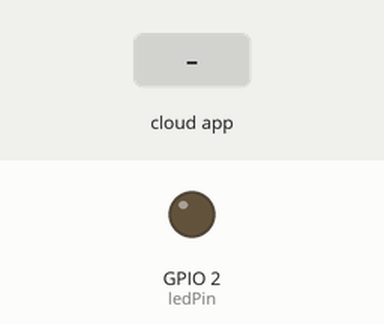
Simulated run of this sketch. Board: ESP32. On the bench: output pins drawn as LEDs (lit = HIGH). Inputs (shaded band) come from the test bench. WiFi joins after 1.5 s; servers stay silent unless stated; no MQTT or app messages arrive unless stated; what the sketch prints to the serial monitor is not drawn.

Above: at 2.7 s.
2.8 s: the phone or cloud app sets CON to ON
At 4.0 s:
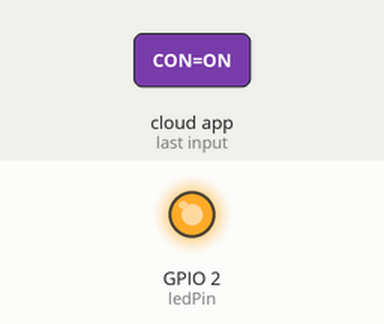
Timing chart, 0 to 5.8 s (numbered marks = the images above; inputs shaded):
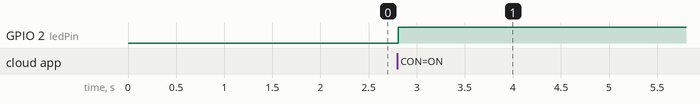

The sketch:

Adafruit_MQTT.ino
```cpp
#include <WiFi.h>
#include "Adafruit_MQTT.h" //安裝Adafruit MQTT
#include "Adafruit_MQTT_Client.h"
/**** WiFi Access Point ***************/
#define WLAN_SSID       "jumboap"
#define WLAN_PASS       "0953313123"
// ******** Adafruit.io Setup ******************/
#define AIO_SERVER      "io.adafruit.com"
#define AIO_SERVERPORT  1883
#define AIO_USERNAME    "jumbokh"
#define AIO_KEY         "aio_UUJU07swPCCzW0Pg7Ak0OkZ3vsB0"
// Create an ESP32 WiFiClient class to connect to the MQTT server.
WiFiClient client;
// Setup the MQTT client class by passing in the WiFi client
// and MQTT server and login details.
Adafruit_MQTT_Client mqtt(&client, AIO_SERVER, AIO_SERVERPORT, AIO_USERNAME, AIO_KEY);
/****************************** Feeds ***************************************/
//Publish.
// Notice MQTT paths for AIO follow the form: username /feeds/ feedname;
//Adafruit_MQTT_Publish touch_sensor = Adafruit_MQTT_Publish(&mqtt, AIO_USERNAME "/feeds/touch_sensor");
//Subscribe
// 訂閱 'CON' for subscribing to changes.
Adafruit_MQTT_Subscribe LED_Control = Adafruit_MQTT_Subscribe(&mqtt, AIO_USERNAME "/feeds/CON");
/*************************** Sketch Code ************************************/
void MQTT_connect();
uint8_t ledPin = 2;
uint16_t potAdcValue = 0;

void setup() {
  // put your setup code here, to run once:
  Serial.begin(115200);
  delay(10);
  pinMode(ledPin,OUTPUT);

  Serial.println(F("Adafruit MQTT demo"));
  // Connect to WiFi access point.
  Serial.println(); Serial.println();
  Serial.print("Connecting to ");
  Serial.println(WLAN_SSID);
  WiFi.begin(WLAN_SSID, WLAN_PASS);
  while (WiFi.status() != WL_CONNECTED) {
    delay(500);
    Serial.print(".");
  }
  Serial.println();
  Serial.println("WiFi connected");
  Serial.println("IP address: ");
  Serial.println(WiFi.localIP());

  // Setup MQTT subscription for ledBrightness feed.
  mqtt.subscribe(&LED_Control);


}

void loop() {
  // put your main code here, to run repeatedly:
  // Ensure the connection to the MQTT server is alive (this will make the first
  // connection and automatically reconnect when disconnected).  See the MQTT_connect
  // function definition further below.
  MQTT_connect();

  // this is our 'wait for incoming subscription packets' busy subloop
  // try to spend your time here

  Adafruit_MQTT_Subscribe *subscription;
  while ((subscription = mqtt.readSubscription(1000))) {
    if (subscription == &LED_Control) {
      Serial.print(F("Got LED State: "));
      Serial.println((char *)LED_Control.lastread);
      //ledBrightValue = atoi((char *)LED_Control.lastread);
      //Serial.println(ledBrightValue);
      //analogWrite(ledPin, ledBrightValue);
      if (!strcmp((char*) LED_Control.lastread, "ON"))
      {
        digitalWrite(ledPin, HIGH);
      }
      else {
        digitalWrite(ledPin, LOW);
      }
     }
  }


}

// Function to connect and reconnect as necessary to the MQTT server.
// Should be called in the loop function and it will take care if connecting.
void MQTT_connect() {
  int8_t ret;

  // Stop if already connected.
  if (mqtt.connected()) {
    return;
  }

  Serial.print("Connecting to MQTT... ");

  uint8_t retries = 3;
  while ((ret = mqtt.connect()) != 0) { // connect will return 0 for connected
       Serial.println(mqtt.connectErrorString(ret));
       Serial.println("Retrying MQTT connection in 5 seconds...");
       mqtt.disconnect();
       delay(3000);  // wait 5 seconds
       retries--;
       if (retries == 0) {
         // basically die and wait for WDT to reset me
         while (1);
       }
  }
  Serial.println("MQTT Connected!");
}
```

Measured:
- after the input at 2.8 s, GPIO 2 (ledPin): LOW → HIGH at once
